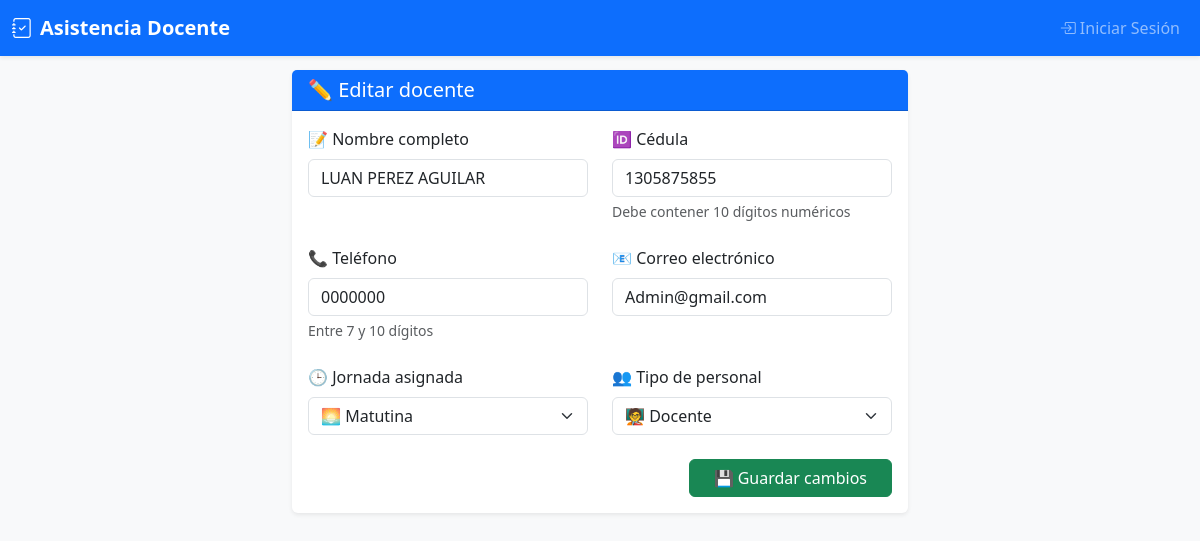
/docentes/editar/1, run on an earlier commit of the app's database.
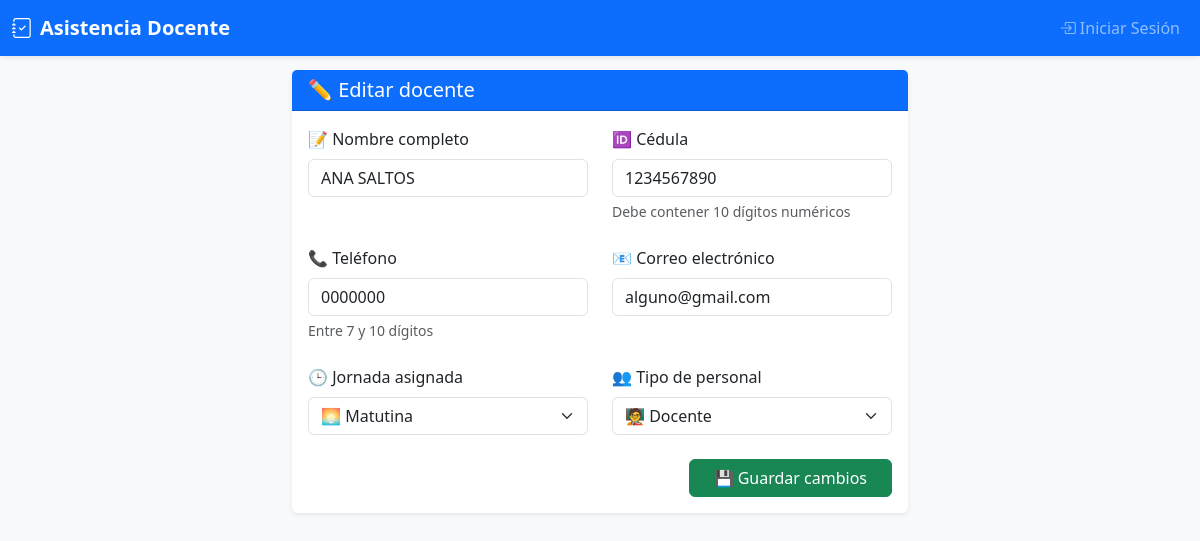
And on a later commit of the database.
### models/docente.py (models this page shows, shortened)
class Docente(db.Model):
    __tablename__ = 'docentes'
    id = db.Column(db.Integer, primary_key=True)
    nombre = db.Column(db.String(100), nullable=False, index=True)
    cedula = db.Column(db.String(10), unique=True, nullable=False, index=True)   # Nueva columna
    telefono = db.Column(db.String(15), nullable=False)                          # Nueva columna
    correo = db.Column(db.String(120), unique=True, nullable=False, index=True)  # Nueva columna
    jornada = db.Column(db.String(20), nullable=False, index=True)  # matutina o vespertina
    qr_code_path = db.Column(db.String(200))
    activo = db.Column(db.Boolean, default=True, index=True)
    tipo = db.Column(db.String(20), nullable=False, index=True)  # DOCENTE, ADMINISTRATIVO, CONSERJE, DECE
    fecha_creacion = db.Column(db.DateTime, default=db.func.current_timestamp())
    fecha_actualizacion = db.Column(
        db.DateTime,
        default=db.func.current_timestamp(),
        onupdate=db.func.current_timestamp()
    )
    asistencias = db.relationship('Asistencia', backref='docente', lazy=True, cascade='all, delete-orphan')
    licencias = db.relationship('Licencia', back_populates='docente', cascade='all, delete-orphan')
    __table_args__ = (
        db.Index('idx_docente_activo_tipo', 'activo', 'tipo'),
        db.Index('idx_docente_jornada_activo', 'jornada', 'activo'),
        db.Index('idx_docente_nombre', 'nombre'),
    )

### blueprints/docentes/routes.py (the view, shortened to what this page needs)
@docentes_bp.route('/editar/<int:id>', methods=['GET', 'POST'])
def editar_docente(id):
    docente = Docente.query.get_or_404(id)
    return render_template('docentes/form_docente.html', docente=docente)

### templates/docentes/form_docente.html (shortened to what this page needs)
{% extends 'base.html' %}
{% block content %}
<div class="row justify-content-center">
  <div class="col-lg-8">
    <div class="card shadow-sm border-0">
      <div class="card-header bg-primary text-white">
        <h5 class="mb-0">
          {% if docente %}✏️ Editar docente{% else %}👩‍🏫 Registro de nuevo docente{% endif %}
        </h5>
      </div>
      <div class="card-body">
        <form method="POST" class="row g-4">
          <div class="col-md-6">
            <label for="nombre" class="form-label">📝 Nombre completo</label>
            <input type="text" id="nombre" class="form-control" name="nombre"
                   value="{{ docente.nombre if docente else '' }}" required>
          </div>
          <div class="col-md-6">
            <label for="cedula" class="form-label">🆔 Cédula</label>
            <input type="text" id="cedula" class="form-control" name="cedula"
                   value="{{ docente.cedula if docente else '' }}"
                   pattern="[0-9]{10}" maxlength="10" required>
            <div class="form-text">Debe contener 10 dígitos numéricos</div>
          </div>
          <div class="col-md-6">
            <label for="telefono" class="form-label">📞 Teléfono</label>
            <input type="tel" id="telefono" class="form-control" name="telefono"
                   value="{{ docente.telefono if docente else '' }}"
                   pattern="[0-9]{7,10}" required>
            <div class="form-text">Entre 7 y 10 dígitos</div>
          </div>
          <div class="col-md-6">
            <label for="correo" class="form-label">📧 Correo electrónico</label>
            <input type="email" id="correo" class="form-control" name="correo"
                   value="{{ docente.correo if docente else '' }}" required>
          </div>
          <div class="col-md-6">
            <label for="jornada" class="form-label">🕒 Jornada asignada</label>
            <select class="form-select" id="jornada" name="jornada" required>
              <option value="matutina" {% if docente and docente.jornada == 'matutina' %}selected{% endif %}>🌅 Matutina</option>
            </select>
          </div>
          <div class="col-md-6">
            <label for="tipo" class="form-label">👥 Tipo de personal</label>
            <select class="form-select" id="tipo" name="tipo" required>
              <option value="DOCENTE" {% if docente and docente.tipo == 'DOCENTE' %}selected{% endif %}>🧑‍🏫 Docente</option>
            </select>
          </div>
          <div class="col-12 text-end">
            <button type="submit" class="btn btn-success px-4">
              {% if docente %}💾 Guardar cambios{% else %}✅ Registrar docente{% endif %}
            </button>
          </div>
        </form>
      </div>
    </div>
  </div>
</div>
{% endblock %}

What changed in the data, as far as the page shows it:
changed Docente "🌅 Matutina": nombre "LUAN PEREZ AGUILAR" → "ANA SALTOS"; cedula "1305875855" → "1234567890"; correo "Admin@gmail.com" → "alguno@gmail.com"
